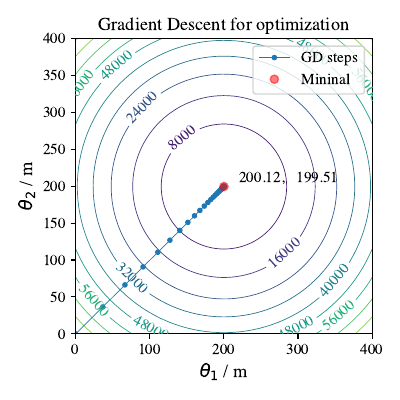

The Python source for this figure:
import numpy as np
import matplotlib.pyplot as plt


mean = [200, 200]
cov = [[400, 50], [50, 400]]
n = 1000

z = np.random.multivariate_normal(mean, cov, n)


def risk(z, theta1, theta2):
    t1 = np.sum(z * z) / z.shape[0]
    avg = np.sum(z, 0)/z.shape[0]
    t2 = -2 * ((theta1 * avg[0]) + (theta2 * avg[1]))
    t3 = theta1 ** 2 + theta2 ** 2
    return t1 + t2 + t3


def grad(z, theta):
    avg = np.sum(z, 0)/z.shape[0]
    return 2*(theta - avg)


lr = 0.01
steps = 500

theta = np.array([0, 0])
thetas = []
for i in range(steps):
    if not i % 10:
        thetas.append(theta)
    gradient = grad(z, theta)
    theta = theta - lr * gradient

thetas = np.array(thetas)
print(thetas)
# plot GD steps
minv, maxv = 0, 400
eval_nums = 400

theta1, theta2 = np.meshgrid(np.linspace(minv, maxv, eval_nums),
                             np.linspace(minv, maxv, eval_nums))

values = risk(z, theta1, theta2)

fig, ax = plt.subplots(figsize=(4, 4))
ax.grid(False)
CS = ax.contour(theta1, theta2, values, levels=10, linewidths=0.5)
ax.plot(thetas[:-1, 0], thetas[:-1, 1], '-o',
        markersize=3, linewidth=0.5, label="GD steps")
opt_point = np.sum(z, 0)/z.shape[0]
ax.annotate(f'{opt_point[0]:9.2f},{opt_point[1]:9.2f}', xy=opt_point+5)
ax.plot(opt_point[0], opt_point[1], 'ro', alpha=0.5, label="Mininal")
ax.set_title("Gradient Descent for optimization")
ax.set_xlabel(r"$\theta_1$ / m")
ax.set_ylabel(r"$\theta_2$ / m")
ax.clabel(CS)
ax.legend()
fig.tight_layout()
fig.savefig("hw1_1f.pdf", dpi=500)
